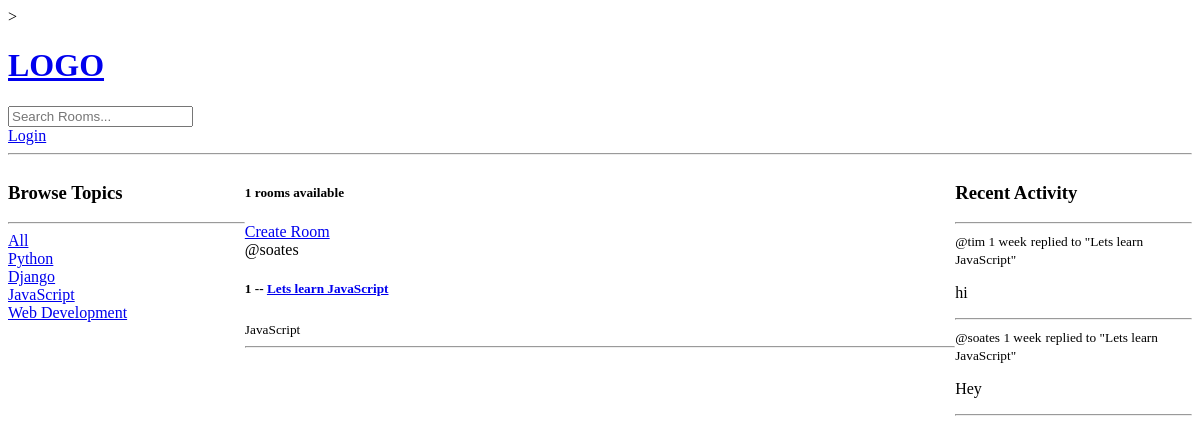
Before: /?q=JavaScript with the older database file.
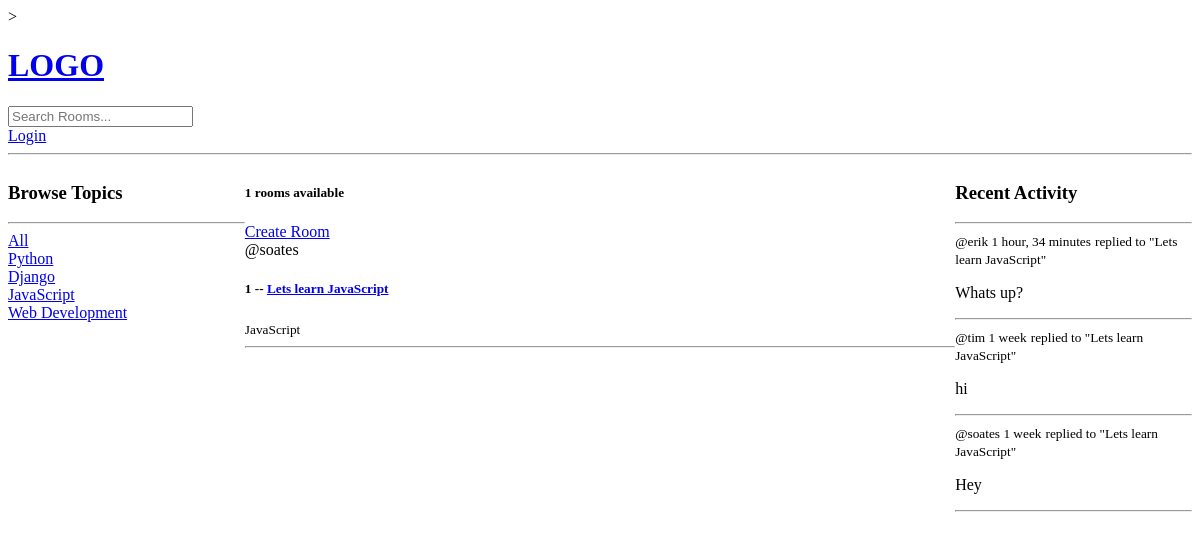
After: the same page with the newer database file.
### base/models.py (models this page shows, shortened)
class Topic(models.Model):
    name = models.CharField(max_length=200)

class Room(models.Model):
    host = models.ForeignKey(User, on_delete=models.SET_NULL, null=True)
    topic = models.ForeignKey(Topic, on_delete=models.SET_NULL, null=True)
    name = models.CharField(max_length=200)
    description = models.TextField(null=True, blank=True)
    participants = models.ManyToManyField(User, related_name='participants', blank=True)
    updated = models.DateTimeField(auto_now=True)
    created = models.DateTimeField(auto_now_add=True)
    class Meta:
        ordering = ['-updated', '-created']

class Message(models.Model):
    user = models.ForeignKey(User, on_delete=models.CASCADE)
    room = models.ForeignKey(Room, on_delete=models.CASCADE)
    body = models.TextField()
    updated = models.DateTimeField(auto_now=True)
    created = models.DateTimeField(auto_now_add=True)
    class Meta:
        ordering = ['-updated', '-created']
    def __str__(self):
        return self.body[0:50]

### base/views.py (the view)
# urls.py: path('', views.home, name="home"),
def home(request):
    q = request.GET.get('q') if request.GET.get('q') != None else ''
    rooms = Room.objects.filter(
        Q(topic__name__icontains=q) |
        Q(name__icontains=q) |
        Q(description__icontains=q)
        )
    topics = Topic.objects.all()
    room_count = rooms.count()
    room_messages = Message.objects.filter(Q(room__topic__name__icontains=q))
    context = {'rooms' : rooms, 'topics': topics,
               'room_count': room_count, 'room_messages' : room_messages}
    return render(request, 'base/home.html', context)

### base/templates/base/home.html (shortened to what this page needs)
{% extends 'main.html'%}
{% block content %}
<div class="home-container">
    <div>
        {% include 'base/topics_component.html' %}
    </div>
    <div>
        <h5>{{room_count}} rooms available</h5>
        <a href="{% url 'create-room' %}">Create Room</a>
        <div>
            {% include 'base/feed_component.html' %}
        </div>
    </div>
    <div>
        {% include 'base/activity_component.html' %}
    </div>
</div>
{% endblock content%}

### base/templates/base/topics_component.html
<h3>Browse Topics</h3>
<hr />
<div>
    <a href="{% url 'home' %}">All</a>
</div>
{% for topic in topics %}
<div>
    <a href="{% url 'home' %}?q={{topic.name}}">{{topic.name}}</a>
</div>
{% endfor %}

### base/templates/base/feed_component.html (shortened to what this page needs)
{% for room in rooms %}
<div>
    <span>@{{room.host.username}}</span>
    <h5>{{room.id}} -- <a href="{% url 'room' room.id %}">{{room.name}}</h5></a>
    <small>{{room.topic.name}}</small>
    <hr />
</div>
{% endfor %}

### base/templates/base/activity_component.html (shortened to what this page needs)
<h3>Recent Activity</h3>
<hr />
{% for message in room_messages %}
<div>
    <small>@{{message.user}}  {{message.created|timesince}}</small>
    <small>replied to "{{message.room.name}}"</small>
    <p>{{message}}</p>
    <hr />
</div>
{% endfor %}

Changed rows visible on the page:
added Message: user "erik", created "1 hour, 34 minutes", room.name "Lets learn JavaScript", body "Whats up?"
